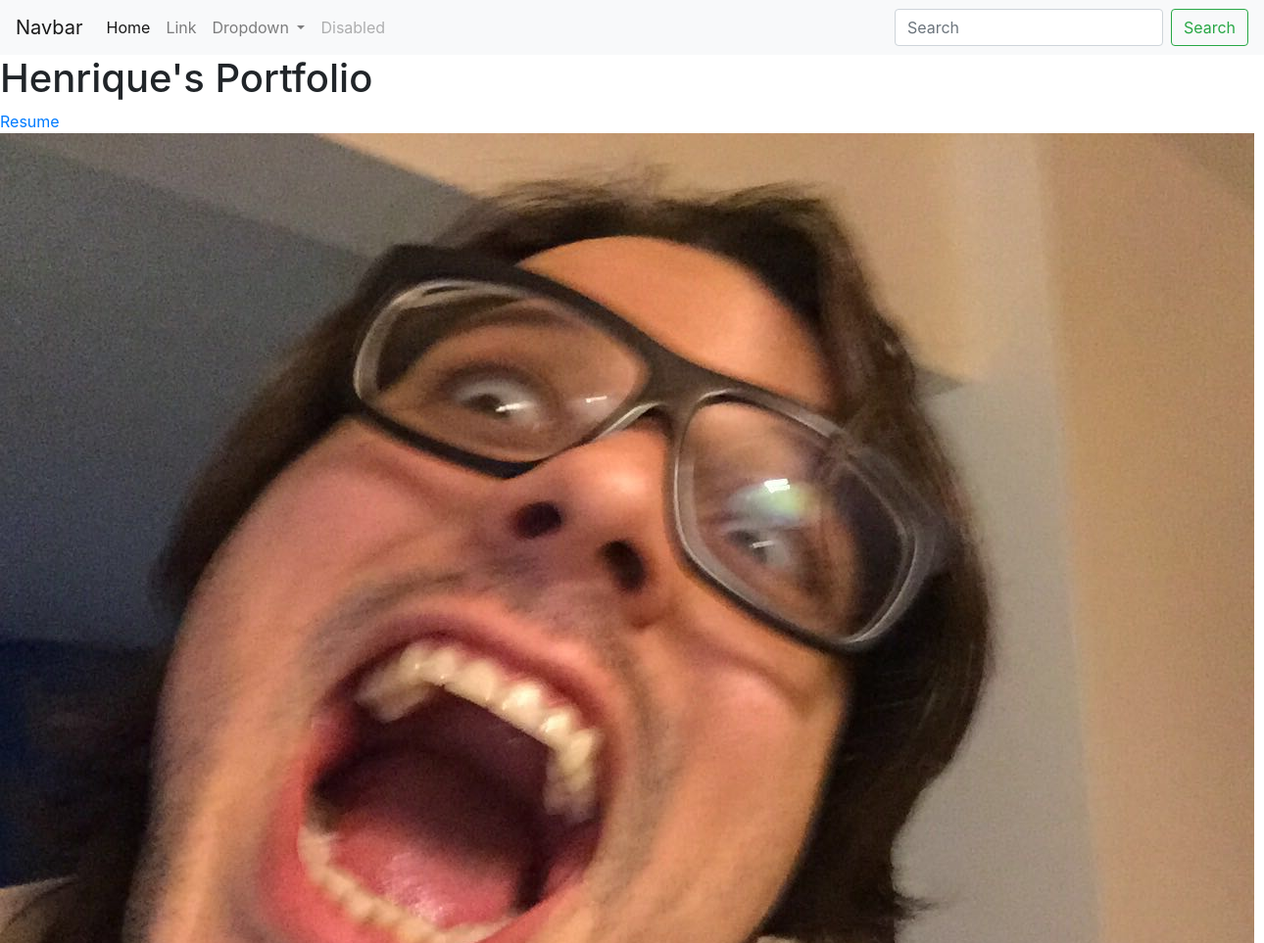
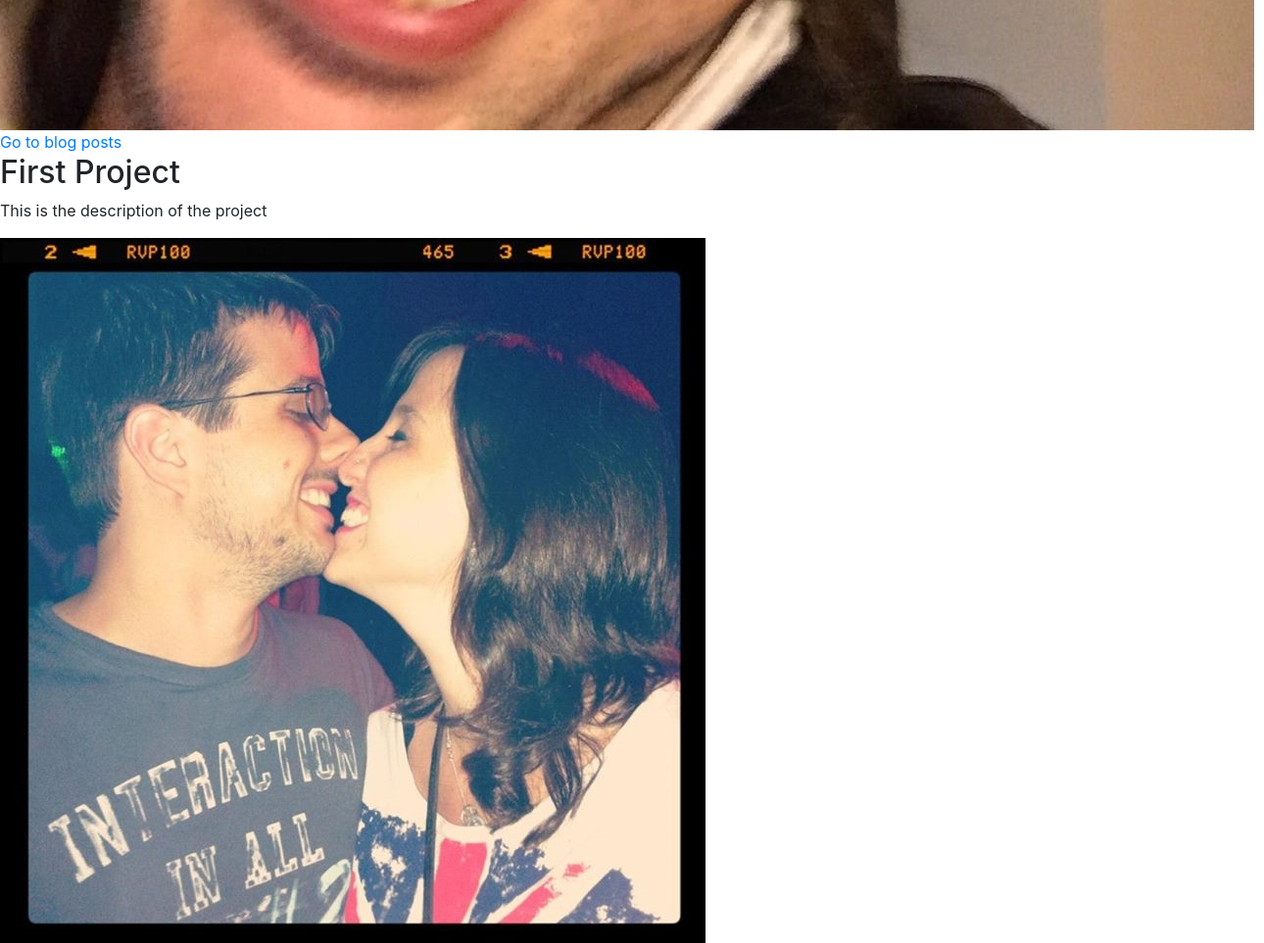
The page / on the database its author committed (2 pictures, top to bottom).
### portfolio/models.py (models this page shows, shortened)
class Project(models.Model):
    title = models.CharField(max_length=100)
    description = models.CharField(max_length=250)
    image = models.ImageField(upload_to='portfolio/images/')
    url = models.URLField(blank=True)

### portfolio/views.py (the view)
# urls.py: 2. Add a URL to urlpatterns:  path('', views.home, name='home')
def home(request):
    projects = Project.objects.all()
    return render(request, 'portfolio/home.html', {'projects':projects})

### portfolio/templates/portfolio/home.html (shortened to what this page needs)
{% extends 'portfolio/base.html' %}
{% block content %}
    <h1>Henrique's Portfolio</h1>
    {% load static %}
    <a href="{% static 'portfolio/CV.pdf' %}">Resume</a>
    <br>
    <img src="{% static 'portfolio/Hello.jpg' %}">
    {% for project in projects %}
    <a href="{% url 'blog:all_blogs' %}">Go to blog posts</a>
    <h2>{{ project.title }}</h2>
    <p>{{ project.description }}</p>
    <img src="{{ project.image.url }}">
    {% endfor %}
{% endblock %}

### portfolio/templates/portfolio/base.html (shortened to what this page needs)
<!doctype html>
<html lang="en">
  <head>
    <link rel="stylesheet" href="https://cdn.jsdelivr.net/npm/bootstrap@4.5.3/dist/css/bootstrap.min.css">
  </head>
  <body>
    <nav class="navbar navbar-expand-lg navbar-light bg-light">
  <a class="navbar-brand" href="#">Navbar</a>
  <div class="collapse navbar-collapse" id="navbarSupportedContent">
    <ul class="navbar-nav mr-auto">
      <li class="nav-item active">
        <a class="nav-link" href="#">Home <span class="sr-only">(current)</span></a>
      </li>
      <li class="nav-item">
        <a class="nav-link" href="#">Link</a>
      </li>
      <li class="nav-item dropdown">
        <a class="nav-link dropdown-toggle" href="#" id="navbarDropdown" role="button" data-toggle="dropdown" aria-haspopup="true" aria-expanded="false">
          Dropdown
        </a>
      </li>
      <li class="nav-item">
        <a class="nav-link disabled" href="#" tabindex="-1" aria-disabled="true">Disabled</a>
      </li>
    </ul>
    <form class="form-inline my-2 my-lg-0">
      <input class="form-control mr-sm-2" type="search" placeholder="Search" aria-label="Search">
      <button class="btn btn-outline-success my-2 my-sm-0" type="submit">Search</button>
    </form>
  </div>
</nav>
{% block content %}{% endblock %}
  </body>
</html>

### rows shown on the page
Project: title "First Project", description "This is the description of the project", image (picture)
